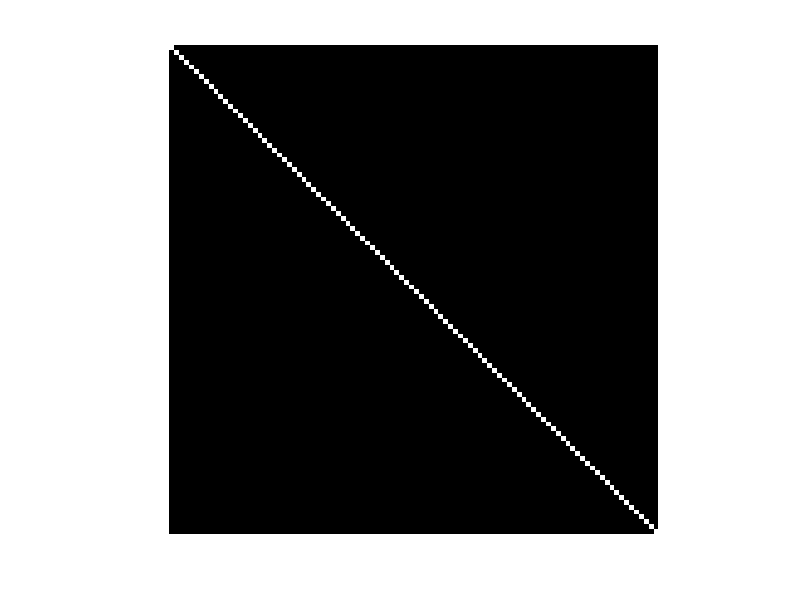

MATLAB code to generate this figure:
A=zeros(100,100);
Cx=50;
Cy=50;
Radius=40;
for i=1:1:100
    for j=1:1:100
        if(i==j)
            A(i,j)=255;
        end
    end
end
imshow(A);

%help to get info about any command
%help imread
%lookfor is to get info about command, it start searching and whatever it
%get, it show you about command
%lookfor save
%the above line show data about whatever saving possible in matlab and how.